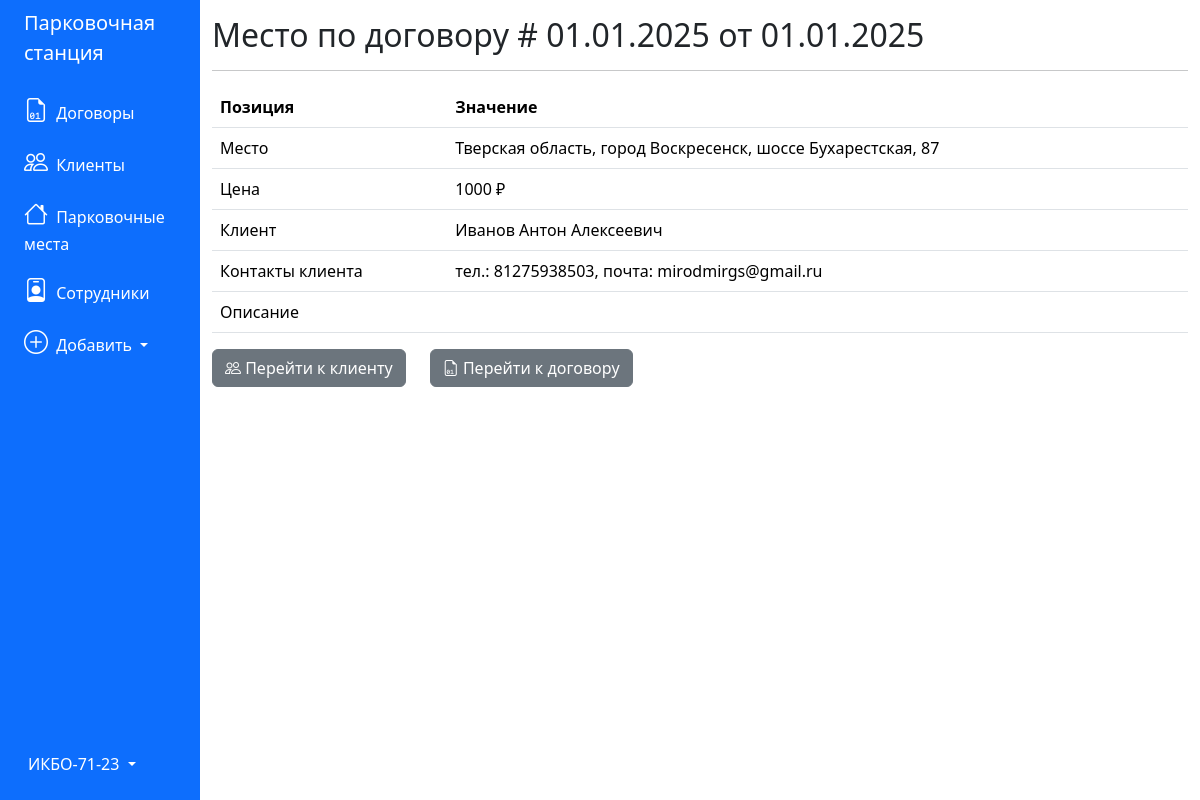
Screenshot of /event/1 with the database file from the repository.
### tables this page shows
CREATE TABLE 'contracts' (
	'id_contract' INTEGER PRIMARY KEY AUTOINCREMENT,
	'number' TEXT,
	'date' TEXT,
	'deal_status' BLOB,
	'price' INTEGER,
	'event_id' INTEGER,
	'client_id' INTEGER,
	'employee_id' INTEGER
);

CREATE TABLE 'events' (
	'id_event' INTEGER PRIMARY KEY AUTOINCREMENT,
	'address' TEXT,
	'people' INTEGER,
    'date' TEXT,
	'description' TEXT,
	'client_id' INTEGER
);

CREATE TABLE 'clients' (
	'id_client' INTEGER PRIMARY KEY AUTOINCREMENT,
	'name' TEXT,
	'email' TEXT,
	'phone_number' TEXT,
	'passport' TEXT
);

### app.py (the view)
@app.route('/event/<int:event_id>')
def event(event_id):
    pos = get_event(event_id)
    return render_template('car.html', event=pos)

### app.py (called while the page is built)
def get_db_connection():
    conn = sqlite3.connect('database.db')
    conn.row_factory = sqlite3.Row
    return conn

def get_event(item_id):
    conn = get_db_connection()
    item = conn.execute("""SELECT * FROM contracts, events, clients
        WHERE contracts.event_id = events.id_event and contracts.client_id = clients.id_client and events.id_event = ?
                        """, (item_id,)).fetchone()
    conn.close()
    if item is None:
        abort(404)
    return item

### templates/car.html
{% extends 'base.html' %}
{% block content %}
<h2>{% block title %} Место по договору # {{ event['number'] }} от {{ event['date'] }} {% endblock %}</h2>
<hr>
<table class="table">
    <thead>
        <tr>
            <th scope="col">Позиция</th>
            <th scope="col">Значение</th>
        </tr>
    </thead>
    <tbody>
        <tr>
            <td>Место</th>
            <td>{{ event['address'] }}</th>
        </tr>
        <tr>
            <td>Цена</th>
            <td>{{ event['price'] }} ₽</th>
        </tr>
        <tr>
            <td>Клиент</th>
            <td>{{ event['name'] }}</th>
        </tr>
        <tr>
            <td>Контакты клиента</th>
            <td>тел.: {{ event['phone_number'] }}, почта: {{ event['email'] }}</th>
        </tr>
        <tr>
            <td>Описание</th>
            <td>{{ event['description'] }}</th>
        </tr>
    </tbody>
</table>
<div class="row">
    <div class="col-auto">
        <a href="/clients">
            <button type="submit" class="btn btn-secondary"><i class="bi-people"></i> Перейти к клиенту</button>
        </a>
    </div>
    <div class="col-auto">
        <a href="{{ url_for('contract', contract_id=event['id_contract']) }}">
            <button type="submit" class="btn btn-secondary"><i class="bi-file-earmark-binary"></i> Перейти к договору</button>
        </a>
    </div>
</div>
{% endblock %}

### rows the page displays
contracts: number "01.01.2025", date "01.01.2025", price "1000"
events: address "Тверская область, город Воскресенск, шоссе Бухарестская, 87"
clients: name "Иванов Антон Алексеевич", phone_number "81275938503", email "mirodmirgs@gmail.ru"
